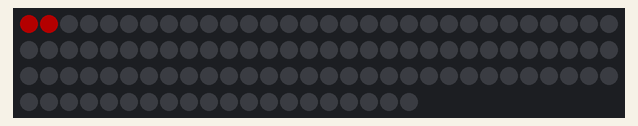
Simulated run of this sketch. Board: Arduino Uno, built with avr-gcc and run on an emulated ATmega328P. Shown: 110 RGB LEDs in strip order, left to right, continuing on the next row. Dim RGB values are drawn brighter than linear; random numbers use the default seed unless the sketch sets one.

Above: at 1.06 s.
At 8.89 s:
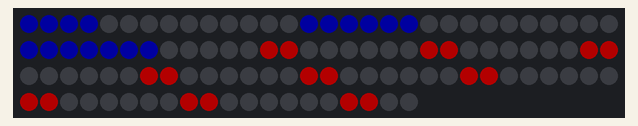
At 12.8 s:
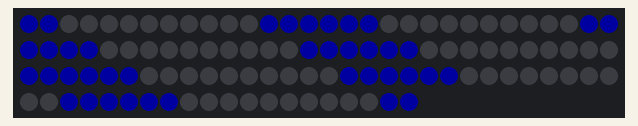
At 16.71 s:
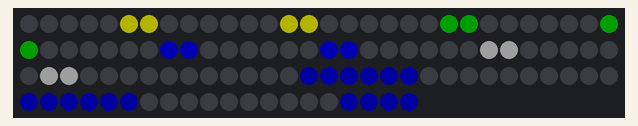
At 28.27 s:
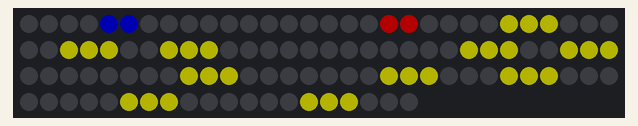
At 39.93 s:
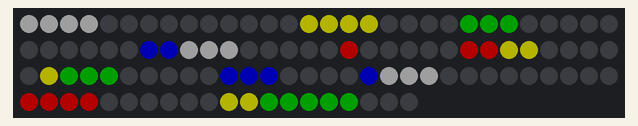

The sketch:

CD77_Chase_Demo.ino
```cpp
// Chase Demo by Chemdoc77

// this sketch contains chase animation both for symmetrical and unsymmetrical chase animations

// Look at the READ_ME.h tab for further explanation of this sketch.

#include <FastLED.h>

#define LED_PIN 6  // change to D6 for WEMOS D1 Mini Pro
#define CHIPSET NEOPIXEL
#define NUM_LEDS 110

#define BRIGHTNESS 60
CRGB leds[NUM_LEDS];
#define ARRAY_SIZE(A) (sizeof(A) / sizeof((A)[0]))

//Time Performance code

uint32_t gTimeCodeBase = 0;
uint32_t gTimeCode = 0;
uint32_t gLastTimeCodeDoneAt = 0;
uint32_t gLastTimeCodeDoneFrom = 0;
//===========================================

#include "Chase.h"
#include "Time_performance.h"

void setup() {

delay(1000); // sanity delay
FastLED.addLeds<CHIPSET, LED_PIN>(leds, NUM_LEDS);
FastLED.setBrightness( BRIGHTNESS );
FastLED.setMaxPowerInVoltsAndMilliamps(5,1500);
 set_max_power_indicator_LED(13);
  fill_solid(leds, NUM_LEDS, CRGB::Black);
  FastLED.show();
//Time Performance code
   RestartPerformance();
}

//============================================
void loop() {
//Time Performance code
  gTimeCode = millis() - gTimeCodeBase;
  Performance();

}
```

Chase.h
```cpp
#ifndef Chase.h
#define Chase.h

/* This code is inspired and partially based on code by Zaphod Beeblewurdle in:

https://plus.google.com/107029944060954069417/posts/6r7QakiLLvm

and based on code by Jason Coon’s Color Pulse in:

https://plus.google.com/+JasonCoon1/posts/gpN7pEqRQUe

*/

int leds_done = 0;
uint16_t x=0;
uint16_t wait = 800;
uint16_t i=0;
uint8_t dotnumber=3;
uint8_t colorIndex =0;
CRGB colorarry[]=  {CRGB::Red,CRGB::Grey, CRGB::Blue, CRGB::Green, CRGB::Yellow};
CRGB Array_color= colorarry[0];
uint8_t Array_Size = ARRAY_SIZE(colorarry);

CRGBPalette16 currentPalette (PartyColors_p);
TBlendType    currentBlending (NOBLEND);
CRGB Color2=CRGB::Green;

//=================palettes==========================

// Gradient palette "bhw1_28_gp", originally from
// http://soliton.vm.bytemark.co.uk/pub/cpt-city/bhw/bhw1/tn/bhw1_28.png.index.html
// converted for FastLED with gammas (2.6, 2.2, 2.5)
// Size: 32 bytes of program space.

DEFINE_GRADIENT_PALETTE( bhw1_28_gp ) {
    0,  75,  1,221,
   30, 252, 73,255,
   48, 169,  0,242,
  119,   0,149,242,
  170,  43,  0,242,
  206, 252, 73,255,
  232,  78, 12,214,
  255,   0,149,242};


// Gradient palette "temperature_gp", originally from
// http://soliton.vm.bytemark.co.uk/pub/cpt-city/arendal/tn/temperature.png.index.html
// converted for FastLED with gammas (2.6, 2.2, 2.5)
// Size: 144 bytes of program space.

DEFINE_GRADIENT_PALETTE( temperature_gp ) {
    0,   1, 27,105,
   14,   1, 27,105,
   14,   1, 40,127,
   28,   1, 40,127,
   28,   1, 70,168,
   42,   1, 70,168,
   42,   1, 92,197,
   56,   1, 92,197,
   56,   1,119,221,
   70,   1,119,221,
   70,   3,130,151,
   84,   3,130,151,
   84,  23,156,149,
   99,  23,156,149,
   99,  67,182,112,
  113,  67,182,112,
  113, 121,201, 52,
  127, 121,201, 52,
  127, 142,203, 11,
  141, 142,203, 11,
  141, 224,223,  1,
  155, 224,223,  1,
  155, 252,187,  2,
  170, 252,187,  2,
  170, 247,147,  1,
  184, 247,147,  1,
  184, 237, 87,  1,
  198, 237, 87,  1,
  198, 229, 43,  1,
  212, 229, 43,  1,
  212, 220, 15,  1,
  226, 220, 15,  1,
  226, 171,  2,  2,
  240, 171,  2,  2,
  240,  80,  3,  3,
  255,  80,  3,  3};


// Gradient palette "GMT_panoply_gp", originally from
// http://soliton.vm.bytemark.co.uk/pub/cpt-city/gmt/tn/GMT_panoply.png.index.html
// converted for FastLED with gammas (2.6, 2.2, 2.5)
// Size: 128 bytes of program space.

DEFINE_GRADIENT_PALETTE( GMT_panoply_gp ) {
    0,   1,  1,168,
   15,   1,  1,168,
   15,   1, 19,255,
   31,   1, 19,255,
   31,   7, 79,255,
   47,   7, 79,255,
   47,  27,138,255,
   63,  27,138,255,
   63,  47,178,255,
   79,  47,178,255,
   79,  71,219,255,
   95,  71,219,255,
   95,  95,233,255,
  111,  95,233,255,
  111, 146,255,255,
  127, 146,255,255,
  127, 255,252, 10,
  143, 255,252, 10,
  143, 255,213,  0,
  159, 255,213,  0,
  159, 255,142,  0,
  175, 255,142,  0,
  175, 255, 72,  0,
  191, 255, 72,  0,
  191, 255, 15,  0,
  207, 255, 15,  0,
  207, 255,  0,  0,
  223, 255,  0,  0,
  223, 159,  0,  0,
  239, 159,  0,  0,
  239,  73,  0,  0,
  255,  73,  0,  0};


//=======================end palettes======================

//========================Functions=========================
void CD77_array_change(uint16_t wait_ac){

EVERY_N_MILLIS(wait_ac){
i++;
 if (i > Array_Size-1) {i = 0;}
Array_color = colorarry[i];
   }
 }

//======================================

void CD77_chase_one_color_symet(CRGB color_one, uint16_t wait1, uint8_t dots ) {
//shift pixels
for(int i =  NUM_LEDS - 1; i >0; i--) {
leds[i] = leds[i-1];
}

//reset
EVERY_N_MILLIS_I( Dot_time, 500) {

Dot_time.setPeriod( wait1 );
 leds_done = 0;

}

if(leds_done <dots) {
leds[0] = color_one;
leds_done = leds_done + 1;
 } else {
leds[0] = CRGB::Black;

  }
 }

//===================================================

void CD77_chase_array_color_symet(uint16_t wait1,uint16_t wait_Array , uint8_t dots ) {
//shift pixels

EVERY_N_MILLIS_I( Array_time, 500){
  Array_time.setPeriod( wait_Array );
  i++;
  if (i > Array_Size-1) {i = 0;}
  Array_color = colorarry[i];
  }

for(int i =  NUM_LEDS - 1; i >0; i--) {
leds[i] = leds[i-1];
}

//reset
EVERY_N_MILLIS_I( Dot_time, 500) {
 Dot_time.setPeriod( wait1 );
 leds_done = 0;
}

if(leds_done <dots) {
leds[0] = Array_color;
leds_done = leds_done + 1;
 } else {
leds[0] = CRGB::Black;

  }

 }


//============================================

void CD77_chase_one_color_unsymet(CRGB color_one, uint16_t wait1, uint16_t wait2,uint8_t dots ) {
//shift pixels
for(int i = NUM_LEDS - 1; i >0; i--) {
leds[i] = leds[i-1];
}

//reset
EVERY_N_MILLIS_I( Dot_time, 500) {
Dot_time.setPeriod( random16(wait1,wait2) );
leds_done = 0;
}

if(leds_done <dots) {
leds[0] = color_one;
leds_done = leds_done + 1;
 } else {
leds[0] = CRGB::Black;
  }
 }

//=============================================
void CD77_chase_array_color_unsymet(uint16_t wait1, uint16_t wait2,uint16_t wait_Array, uint8_t dots ) {

EVERY_N_MILLIS_I( Array_time, 500){
  Array_time.setPeriod( wait_Array );
  i++;
  if (i > Array_Size-1) {i = 0;}
  Array_color = colorarry[i];
  }

//shift pixels
for(int i = NUM_LEDS - 1; i >0; i--) {
leds[i] = leds[i-1];
}

//reset
EVERY_N_MILLIS_I( Dot_time, 200) {
 Dot_time.setPeriod( random16(wait1,wait2) );
 leds_done = 0;

}

if(leds_done <dots) {
leds[0] = Array_color; //colorarry[i];
leds_done = leds_done + 1;
} else {
leds[0] = CRGB::Black;
  }
 }

//=================================================

void CD77_chase_PAL_symet( uint16_t deltacolorIndex, uint16_t wait1, uint8_t dots ) {
//shift pixels
for(int i =  NUM_LEDS - 1; i >0; i--) {
leds[i] = leds[i-1];
colorIndex += deltacolorIndex;

}

//reset
EVERY_N_MILLIS_I( Dot_time, 400) {

Dot_time.setPeriod( wait1 );
 leds_done = 0;

}

if(leds_done <dots) {
leds[0] = ColorFromPalette( currentPalette, colorIndex, 255, currentBlending);

leds_done = leds_done + 1;
 } else {
leds[0] = CRGB::Black;

  }
 }

//=============================

void CD77_chase_PAL_unsymet(uint16_t deltacolorIndex, uint16_t wait1, uint16_t wait2,uint8_t dots ) {
//shift pixels
for(int i = NUM_LEDS - 1; i >0; i--) {
leds[i] = leds[i-1];
colorIndex += deltacolorIndex;
}

//reset
EVERY_N_MILLIS_I( Dot_time, 500) {
Dot_time.setPeriod( random16(wait1,wait2) );
leds_done = 0;
}

if(leds_done <dots) {
leds[0] = ColorFromPalette( currentPalette, colorIndex, 255, currentBlending);
leds_done = leds_done + 1;
 } else {
leds[0] = CRGB::Black;
  }
 }

#endif
```

Time_performance.h
```cpp
#ifndef Time_performance.h
#define Time_performance.h

/*

 Based on the Time Performance sketch by Mark Kriegsman of FastLED at:
 https://gist.github.com/kriegsman/a916be18d32ec675fea8

*/


#define TC(HOURS,MINUTES,SECONDS) \
  ((uint32_t)(((uint32_t)((HOURS)*(uint32_t)(3600000))) + \
  ((uint32_t)((MINUTES)*(uint32_t)(60000))) + \
  ((uint32_t)((SECONDS)*(uint32_t)(1000)))))


#define AT(HOURS,MINUTES,SECONDS) if( atTC(TC(HOURS,MINUTES,SECONDS)) )
#define FROM(HOURS,MINUTES,SECONDS) if( fromTC(TC(HOURS,MINUTES,SECONDS)) )

static bool atTC( uint32_t tc)
{
  bool maybe = false;
  if( gTimeCode >= tc) {
    if( gLastTimeCodeDoneAt < tc) {
      maybe = true;
      gLastTimeCodeDoneAt = tc;
    }
  }
  return maybe;
}

static bool fromTC( uint32_t tc)
{
  bool maybe = false;
  if( gTimeCode >= tc) {
    if( gLastTimeCodeDoneFrom <= tc) {
      maybe = true;
      gLastTimeCodeDoneFrom = tc;
    }
  }
  return maybe;
}

void RestartPerformance()
{
  gLastTimeCodeDoneAt = 0;
  gLastTimeCodeDoneFrom = 0;
  gTimeCodeBase = millis();
}


void Performance()
{
  FROM(0,0,00.000)   {CD77_chase_one_color_symet(CRGB::Red, 400, 2); FastLED.delay(50);}
  FROM(0,0,06.000)   {CD77_chase_one_color_symet(CRGB::DarkBlue, 800, 6); FastLED.delay(50);}
  FROM(0,0,12.000)   {CD77_chase_array_color_symet(400,800,2); FastLED.delay(50);}
  FROM(0,0,20.000)   {random16_add_entropy(random(65535)); CD77_chase_one_color_unsymet(CRGB::Yellow,200,800,3); FastLED.delay(50);}
  FROM(0,0,26.000)   {random16_add_entropy(random(65535)); CD77_chase_array_color_unsymet(200,800,400, 2); FastLED.delay(50);}
  FROM(0,0,32.000)   {random16_add_entropy(random(65535));  EVERY_N_MILLIS(750){dotnumber = random16(3,6);};  CD77_chase_array_color_unsymet(200,800,400, dotnumber); FastLED.delay(50);}
  FROM(0,0,40.000)   {currentPalette = CRGBPalette16(CRGB::Blue, CRGB::Blue, CRGB::Red, CRGB::Red); CD77_chase_PAL_symet( 5, 400, 4 );FastLED.delay(50);}
  FROM(0,0,50.000)   {random16_add_entropy(random(65535)); currentPalette =  bhw1_28_gp; CD77_chase_PAL_unsymet(5, 200,800,4); FastLED.delay(50);}
  AT(0,0,60.000)     {RestartPerformance(); }

}
#endif
```
